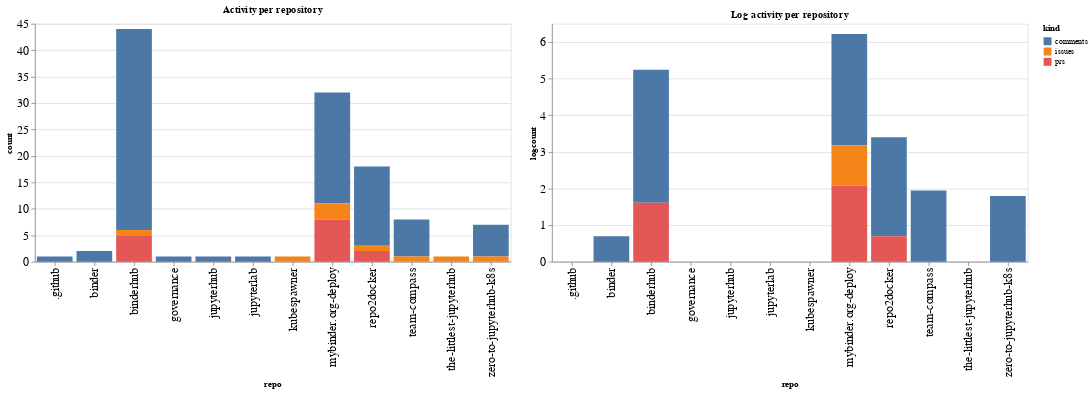

The notebook cell this image was saved under:
### Code cell
ch1 = alt.Chart(repo_summaries, width=600, title="Activity per repository").mark_bar().encode(
    x='repo',
    y='count',
    color='kind',
    tooltip="kind"
)

ch2 = alt.Chart(repo_summaries, width=600, title="Log activity per repository").mark_bar().encode(
    x='repo',
    y='logcount',
    color='kind',
    tooltip="kind"
)

ch1 | ch2

### Figure 1 — Vega-Lite specification as saved in the notebook (floating-point values rounded to 4 significant figures)
{"config": {"axisLeft": {"labelFontSize": 15}, "axisBottom": {"labelFontSize": 15}}, "hconcat": [{"mark": "bar", "encoding": {"color": {"type": "nominal", "field": "kind"}, "tooltip": {"type": "nominal", "field": "kind"}, "x": {"type": "nominal", "field": "repo"}, "y": {"type": "quantitative", "field": "count"}}, "title": "Activity per repository", "width": 600}, {"mark": "bar", "encoding": {"color": {"type": "nominal", "field": "kind"}, "tooltip": {"type": "nominal", "field": "kind"}, "x": {"type": "nominal", "field": "repo"}, "y": {"type": "quantitative", "field": "logcount"}}, "title": "Log activity per repository", "width": 600}], "data": {"name": "data-93b39f02b64a650fc22f50cb9a9694de"}, "$schema": "https://vega.github.io/schema/vega-lite/v4.8.1.json", "datasets": {"data-93b39f02b64a650fc22f50cb9a9694de": [{"repo": ".github", "kind": "comments", "count": 1, "logcount": 0.0}, {"repo": "binder", "kind": "comments", "count": 2, "logcount": 0.6931}, {"repo": "binderhub", "kind": "comments", "count": 38, "logcount": 3.638}, {"repo": "binderhub", "kind": "issues", "count": 1, "logcount": 0.0}, {"repo": "binderhub", "kind": "prs", "count": 5, "logcount": 1.609}, {"repo": "governance", "kind": "comments", "count": 1, "logcount": 0.0}, {"repo": "jupyterhub", "kind": "comments", "count": 1, "logcount": 0.0}, {"repo": "jupyterlab", "kind": "comments", "count": 1, "logcount": 0.0}, {"repo": "kubespawner", "kind": "issues", "count": 1, "logcount": 0.0}, {"repo": "mybinder.org-deploy", "kind": "comments", "count": 21, "logcount": 3.045}, {"repo": "mybinder.org-deploy", "kind": "issues", "count": 3, "logcount": 1.099}, {"repo": "mybinder.org-deploy", "kind": "prs", "count": 8, "logcount": 2.079}, {"repo": "repo2docker", "kind": "comments", "count": 15, "logcount": 2.708}, {"repo": "repo2docker", "kind": "issues", "count": 1, "logcount": 0.0}, {"repo": "repo2docker", "kind": "prs", "count": 2, "logcount": 0.6931}, {"repo": "team-compass", "kind": "comments", "count": 7, "logcount": 1.946}, {"repo": "team-compass", "kind": "issues", "count": 1, "logcount": 0.0}, {"repo": "the-littlest-jupyterhub", "kind": "issues", "count": 1, "logcount": 0.0}, {"repo": "zero-to-jupyterhub-k8s", "kind": "comments", "count": 6, "logcount": 1.792}, {"repo": "zero-to-jupyterhub-k8s", "kind": "issues", "count": 1, "logcount": 0.0}]}}
